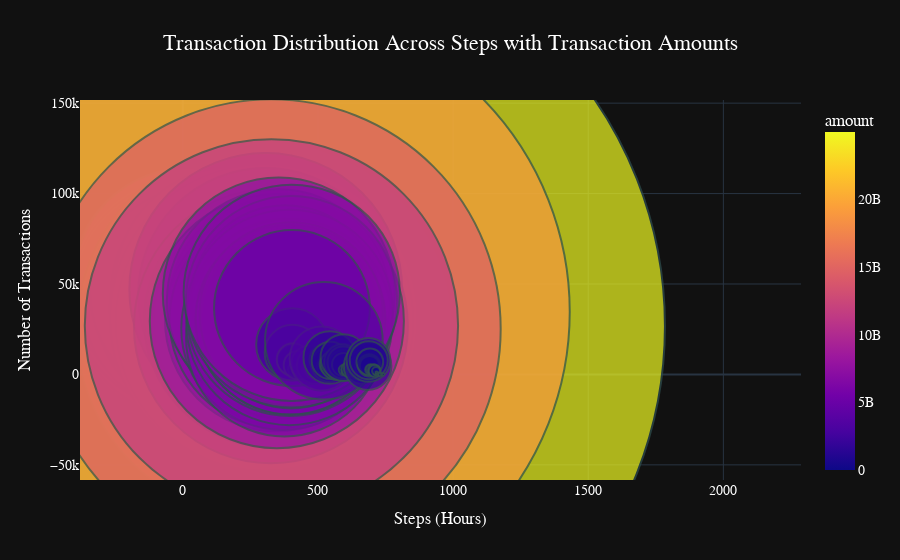

Write notebook code for a chart like this one.
### Markdown cell above
##### **step vs amount**

### Code cell
# Graph to visalise the maximum toatal amount transiction  on a particular step

# Step 1: Get the counts of transactions at each step
step_counts = df['step'].value_counts().sort_index()

# Step 2: Group by 'step' and sum the transaction 'amount' at each step
step_amounts = df.groupby('step')['amount'].sum().reset_index()

# Step 3: Create a DataFrame combining step counts and amounts
step_counts_df = pd.DataFrame({
    'step': step_counts.index,
    'count': step_counts.values,
    'amount': step_amounts['amount']
})

# Step 4: Create a scatter plot with larger circles for higher amounts
fig = px.scatter(step_counts_df, x='step', y='count',
                 title='Transaction Distribution Across Steps with Transaction Amounts',
                 labels={'step': 'Step (Hour)', 'count': 'Number of Transactions'},
                 size='amount',  # Marker size based on transaction amount
                 color='amount',  # Color based on transaction amount
                 template='plotly_dark',
                 hover_data={'amount': True, 'count': True})  # Show amount on hover

# Step 5: Customize marker sizes and colors for better visibility
fig.update_traces(marker=dict(sizemode='diameter', sizeref=2.*max(step_counts_df['amount'])/(40.**2),
                              line=dict(width=2, color='DarkSlateGrey')))

# Step 6: Update layout for attractiveness
fig.update_layout(title_font_size=22, title_x=0.5,  # Center title
                  xaxis_title='Steps (Hours)', yaxis_title='Number of Transactions',
                  font=dict(family="Arial", size=14, color="white"))

# Show the plot
fig.show()

### Figure 1 — Plotly figure (JSON) as saved in the notebook; plotly's stock layout.template omitted (floating-point values rounded to 4 significant figures; data arrays with more than 128 entries replaced by an {"elided": "..."} marker saying what was removed)
{"data": [{"customdata": {"elided": "743x1 float values"}, "hovertemplate": "Step (Hour)=%{x}<br>Number of Transactions=%{y}<br>amount=%{marker.color}<extra></extra>", "legendgroup": "", "marker": {"color": {"elided": "743 float values"}, "coloraxis": "coloraxis", "line": {"color": "DarkSlateGrey", "width": 2}, "size": {"elided": "743 float values"}, "sizemode": "diameter", "sizeref": 31200000.0, "symbol": "circle"}, "mode": "markers", "name": "", "orientation": "v", "showlegend": false, "type": "scatter", "x": {"elided": "743 int values"}, "xaxis": "x", "y": {"elided": "743 int values"}, "yaxis": "y"}], "layout": {"coloraxis": {"colorbar": {"title": {"text": "amount"}}, "colorscale": [[0, "#0d0887"], [0.1111, "#46039f"], [0.2222, "#7201a8"], [0.3333, "#9c179e"], [0.4444, "#bd3786"], [0.5556, "#d8576b"], [0.6667, "#ed7953"], [0.7778, "#fb9f3a"], [0.8889, "#fdca26"], [1, "#f0f921"]]}, "font": {"color": "white", "family": "Arial", "size": 14}, "legend": {"itemsizing": "constant", "tracegroupgap": 0}, "title": {"font": {"size": 22}, "text": "Transaction Distribution Across Steps with Transaction Amounts", "x": 0.5}, "xaxis": {"anchor": "y", "domain": [0, 1], "title": {"text": "Steps (Hours)"}}, "yaxis": {"anchor": "x", "domain": [0, 1], "title": {"text": "Number of Transactions"}}}}
